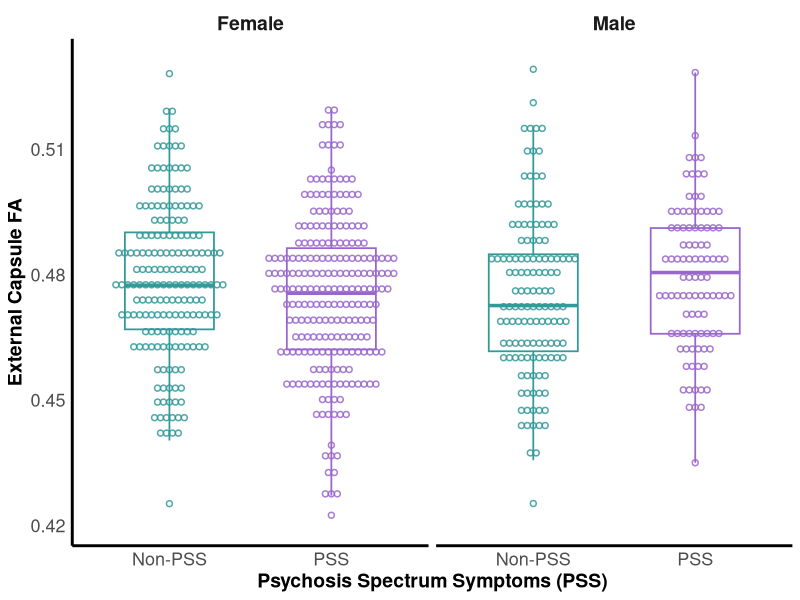
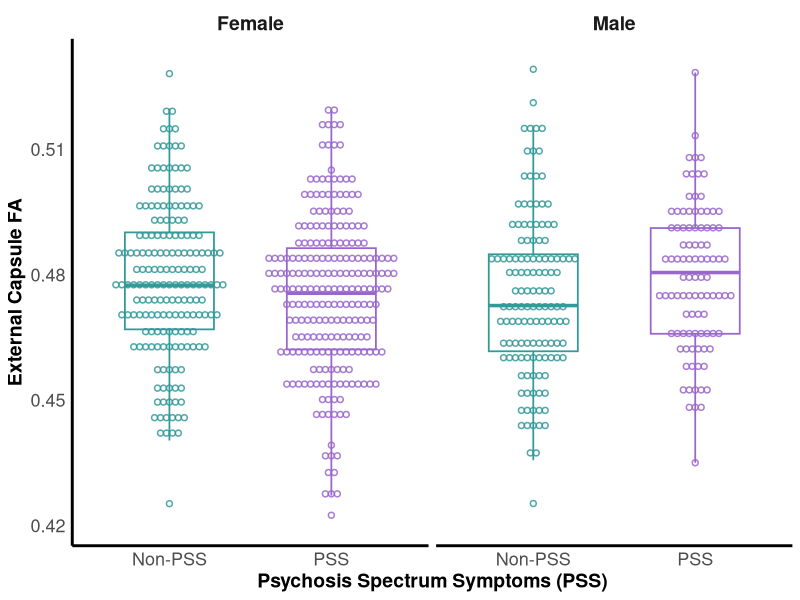

The R script that drew these images, in order:
library(dplyr)
library(readr)
library(ggplot2)

pre <- read_csv("pre_eharmonize_FA.csv",      show_col_types = FALSE)
qc  <- read_csv("participant_qc_metrics.csv", show_col_types = FALSE)

# QC filter
qc_pass <- qc %>%
  filter(raw_num_bad_slices  <= 269.50, mean_fd <= 1.3659,
         raw_neighbor_corr >= 0.7765, max_rel_translation <= 1.6286,
         CNR3_mean >= 0.4196, CNR4_mean >= 0.2491) %>% pull(subjectID)

dat <- pre %>%
  filter(!is.na(Sex), subjectID %in% qc_pass) %>%
  mutate(
    group = factor(if_else(prodromal_psychosis, "PSS", "Non-PSS"),
                   levels = c("Non-PSS", "PSS")),
    sex   = if_else(Sex == 1, "Male", "Female")
  )

COLORS <- c("Non-PSS" = "#339999", "PSS" = "#9966cc")

ggplot(dat, aes(x = group, y = EC_FA, fill = group)) +
  geom_boxplot(aes(colour = group), outlier.shape = NA, alpha = 0,
               linewidth = 0.6, width = 0.55) +
  geom_dotplot(aes(colour = group), binaxis = "y", stackdir = "center",
               dotsize = 0.4, alpha = 0.85, fill = NA, stroke = 1.5) +
  facet_wrap(~ sex) +
  scale_colour_manual(values = COLORS) +
  scale_fill_manual(values = COLORS) +
  labs(x = "Psychosis Spectrum Symptoms (PSS)", y = "External Capsule FA") +
  theme_minimal() +
  theme(
    axis.line = element_line(colour = "black", linewidth = 1),
    panel.grid.major = element_blank(),
    panel.grid.minor = element_blank(),
    panel.background = element_blank(),
    legend.position = "none",
    strip.text = element_text(face = "bold", size = 14),
    axis.title = element_text(face = "bold", size = 14),
    axis.text  = element_text(size = 13)
  )

ggsave("EC_boxplot_faceted.png", width = 5.2, height = 3.9, dpi = 300, bg = "white")
